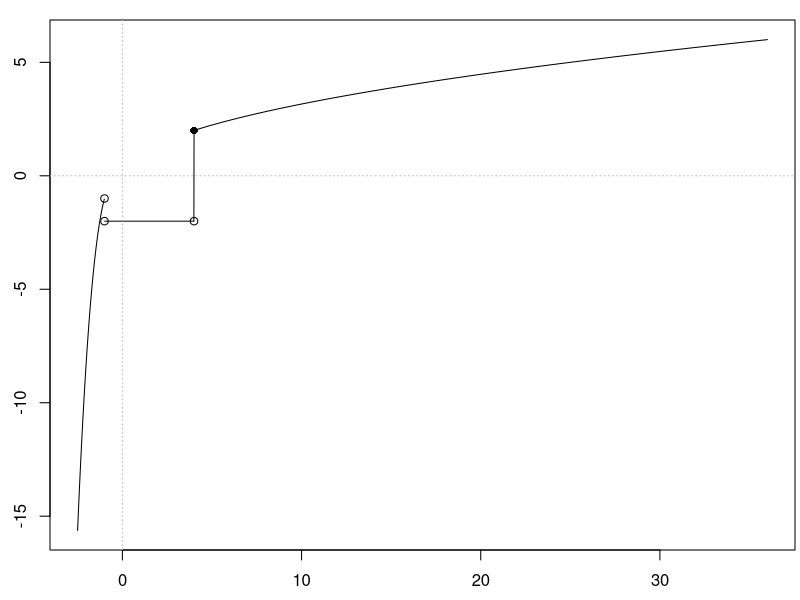

This chart was generated by the following R code:
#Remember you run each line by typing Cntl+Enter. 

2+3

3*3-2
3*(-1)-2
3*(6)-2

f <- function(x){3*x-2}
f(3)
f(-1)
f(6)

f2 <- function(x,y){4*x^2-5*y*sqrt(x+1) }
f2(3,2)
f2(0,-2.1)
f2(-2.1,5)

seq(1,100)

f3 <- function(x){
  ifelse(x>=0, x,-x)
}
f3(4)
f3(-10)
f3(0)


f4 <- function(x){
  ifelse(x < -1,x^3,
         ifelse(-1 < x & x < 4, -2,
                ifelse(x >= 4, sqrt(x),
                       NaN))
         )
}
 
f4(-2)
f4(-0.5)
f4(5.2)
f4(-1)

#for fun, let's plot it. 
x <- seq(-2,5,0.01)
y <- f4(x)

#Here is a prettied up plot. 
x <- seq(-2.5,36,0.01)
y <- f4(x)
par(mfrow=c(1,1),mar=c(2.5,2.5,1,0.25))
plot(x,y,type='l')
abline(v=0,lty=3,col='gray')
abline(h=0,lty=3,col='gray')
points(c(-1,-1,4),c(-1,-2,-2))
points(4,2,pch=16)

